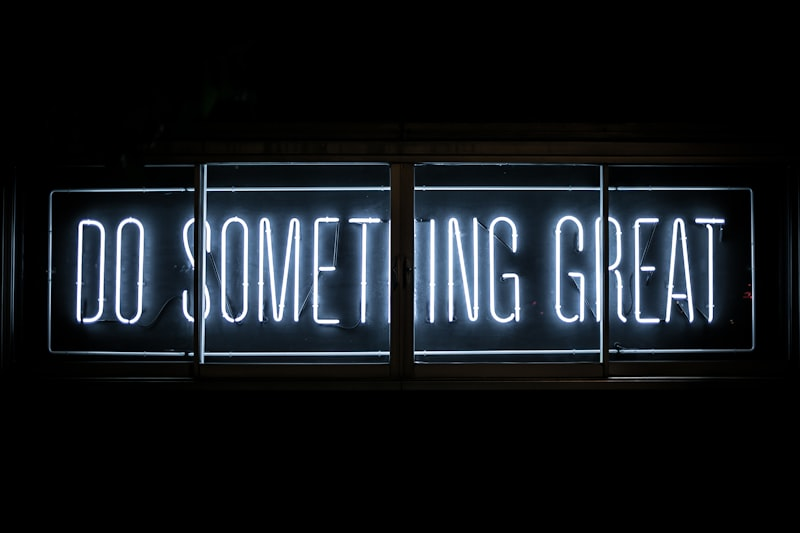
#> input picture data/example.jpg, 800 x 533 px, given as the content of the folder data/LOL/test/low, which was not available
$ python make_comparison_figure.py
#> lines starting #> are read from the running program, lines starting #| are printed output that depends on the picture; pictures that were not available may be replaced by others from this repository, and a replacement may not be noted
from __future__ import annotations

import argparse
import sys
from pathlib import Path

import cv2
import numpy as np

PROJECT_ROOT = Path(__file__).resolve().parents[1]
if str(PROJECT_ROOT) not in sys.path:
    sys.path.insert(0, str(PROJECT_ROOT))


IMAGE_EXTENSIONS = {".jpg", ".jpeg", ".png"}
COLUMNS = [
    ("Low", Path("data/LOL/test/low")),
    ("Gamma", Path("results/traditional_eval/gamma")),
    ("CLAHE", Path("results/traditional_eval/clahe")),
    ("Retinex", Path("results/traditional_eval/retinex")),
    ("U-Net", Path("results/unet")),
    ("MS-SE-U-Net", Path("results/ms_se_unet")),
    ("Ground Truth", Path("data/LOL/test/high")),
]


def parse_args() -> argparse.Namespace:
    parser = argparse.ArgumentParser(description="Create report-ready comparison figures.")
    parser.add_argument("--data-root", type=Path, default=Path("data/LOL"), help="Root directory of the LOL dataset.")
    parser.add_argument("--unet-dir", type=Path, default=Path("results/unet"), help="Directory of U-Net output images.")
    parser.add_argument(
        "--ms-se-unet-dir",
        type=Path,
        default=Path("results/ms_se_unet"),
        help="Directory of MS-SE-U-Net output images.",
    )
    parser.add_argument(
        "--traditional-root",
        type=Path,
        default=Path("results/traditional_eval"),
        help="Root directory of traditional method output images.",
    )
    parser.add_argument(
        "--output-dir",
        type=Path,
        default=Path("results/comparison_figures"),
        help="Directory for generated comparison figures.",
    )
    parser.add_argument("--num-images", type=int, default=5, help="Number of test images to include.")
    parser.add_argument("--filenames", nargs="*", default=None, help="Optional explicit filenames to plot.")
    return parser.parse_args()


def collect_filenames(low_dir: Path, num_images: int, filenames: list[str] | None) -> list[str]:
    if filenames:
        return filenames
    paths = [
        path
        for path in sorted(low_dir.iterdir())
        if path.is_file() and path.suffix.lower() in IMAGE_EXTENSIONS
    ]
    return [path.name for path in paths[:num_images]]


def read_bgr(path: Path, display_size: tuple[int, int]) -> object:
    image_bgr = cv2.imread(str(path), cv2.IMREAD_COLOR)
    if image_bgr is None:
        raise ValueError(f"Failed to read image with OpenCV: {path}")
    return cv2.resize(image_bgr, display_size, interpolation=cv2.INTER_AREA)


def build_columns(
    data_root: Path,
    traditional_root: Path,
    unet_dir: Path,
    ms_se_unet_dir: Path,
) -> list[tuple[str, Path]]:
    return [
        ("Low", data_root / "test" / "low"),
        ("Gamma", traditional_root / "gamma"),
        ("CLAHE", traditional_root / "clahe"),
        ("Retinex", traditional_root / "retinex"),
        ("U-Net", unet_dir),
        ("MS-SE-U-Net", ms_se_unet_dir),
        ("Ground Truth", data_root / "test" / "high"),
    ]


def make_figure(filename: str, columns: list[tuple[str, Path]], output_dir: Path) -> Path:
#> called with filename = 'example.jpg'
    low_image = cv2.imread(str(columns[0][1] / filename), cv2.IMREAD_COLOR)
#> low_image is the input picture: shape (533, 800, 3); mean B, G, R 28.6, 24.3, 20.2
    if low_image is None:
        raise ValueError(f"Failed to read low image: {columns[0][1] / filename}")
    height, width = low_image.shape[:2]
#> height = 533; width = 800
    display_width = 256
    display_height = max(1, round(height * display_width / width))
#> display_height = 171
    display_size = (display_width, display_height)
#> display_size = (256, 171)

    margin = 24
    gap = 12
    title_height = 48
    header_height = 36
    canvas_width = margin * 2 + len(columns) * display_width + (len(columns) - 1) * gap
    canvas_height = margin * 2 + title_height + header_height + display_height
#> canvas_height = 303
    canvas = 255 * np.ones((canvas_height, canvas_width, 3), dtype="uint8")

    cv2.putText(
        canvas,
        f"LOL Test Image: {filename}",
        (margin, margin + 28),
        cv2.FONT_HERSHEY_SIMPLEX,
        0.9,
        (20, 20, 20),
        2,
        cv2.LINE_AA,
    )
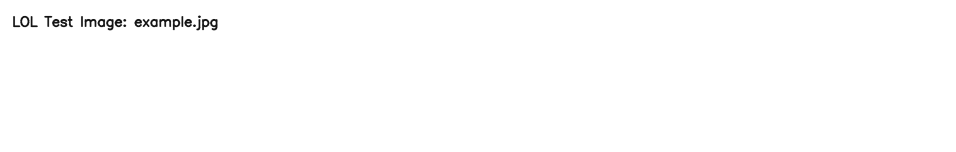
#> canvas: shape (303, 1912, 3) (shown at 1/2 size); min 20, max 255, mean 253.7

    y_header = margin + title_height
    y_image = y_header + header_height
    for index, (title, directory) in enumerate(columns):
        x = margin + index * (display_width + gap)
        image = read_bgr(directory / filename, display_size)
#> in read_bgr, `return cv2.resize(image_bgr, display_size, interpolation=cv2.INTER_AREA)`:
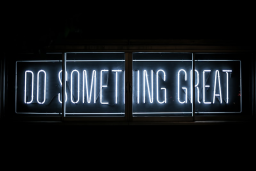
#> returned value: shape (171, 256, 3); mean of channels 0, 1, 2 28.6, 24.3, 20.2; drawn as B, G, R
        cv2.putText(
            canvas,
            title,
            (x, y_header + 24),
            cv2.FONT_HERSHEY_SIMPLEX,
            0.7,
            (20, 20, 20),
            2,
            cv2.LINE_AA,
        )
        canvas[y_image : y_image + display_height, x : x + display_width] = image
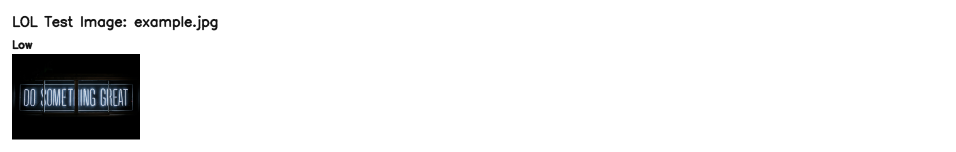
#> canvas: shape (303, 1912, 3) (shown at 1/2 size); mean of channels 0, 1, 2 236.4, 236.1, 235.8; drawn as B, G, R

    output_dir.mkdir(parents=True, exist_ok=True)
    output_path = output_dir / f"{Path(filename).stem}_comparison.png"
    if not cv2.imwrite(str(output_path), canvas):
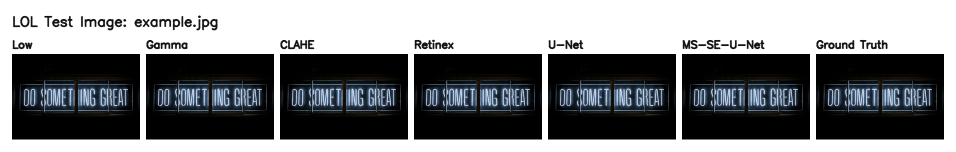
#> saved as example_comparison.png: shape (303, 1912, 3) (shown at 1/2 size); mean B, G, R 131.8, 129.5, 127.3
        raise IOError(f"Failed to write comparison figure: {output_path}")
    return output_path


def main() -> None:
    args = parse_args()
    low_dir = args.data_root / "test" / "low"
    filenames = collect_filenames(low_dir, args.num_images, args.filenames)
    columns = build_columns(args.data_root, args.traditional_root, args.unet_dir, args.ms_se_unet_dir)

    for filename in filenames:
        output_path = make_figure(filename, columns, args.output_dir)
        print(f"Saved comparison figure: {output_path}")


if __name__ == "__main__":
    main()
